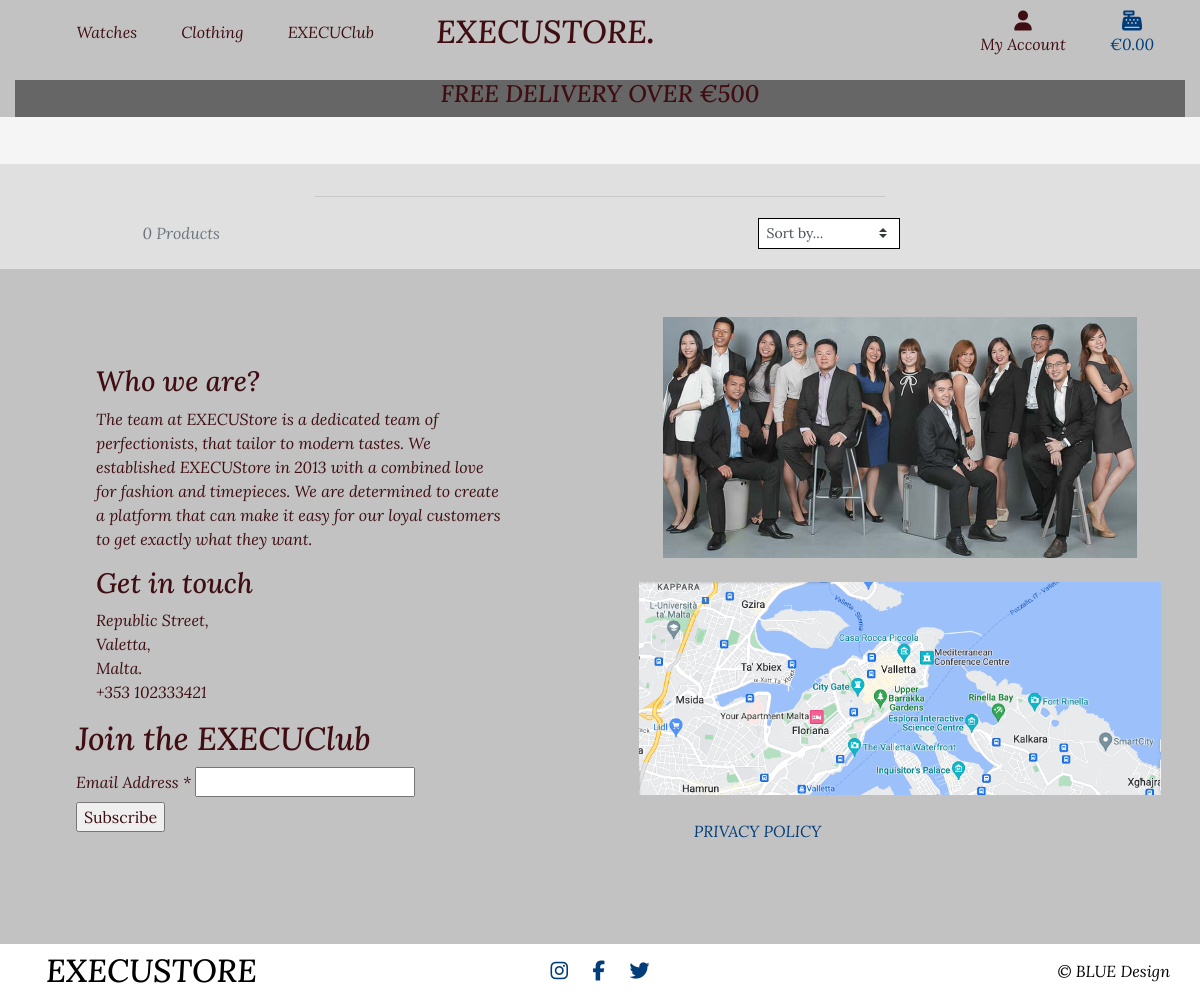
Before: /products/?category=watches with the older database file.
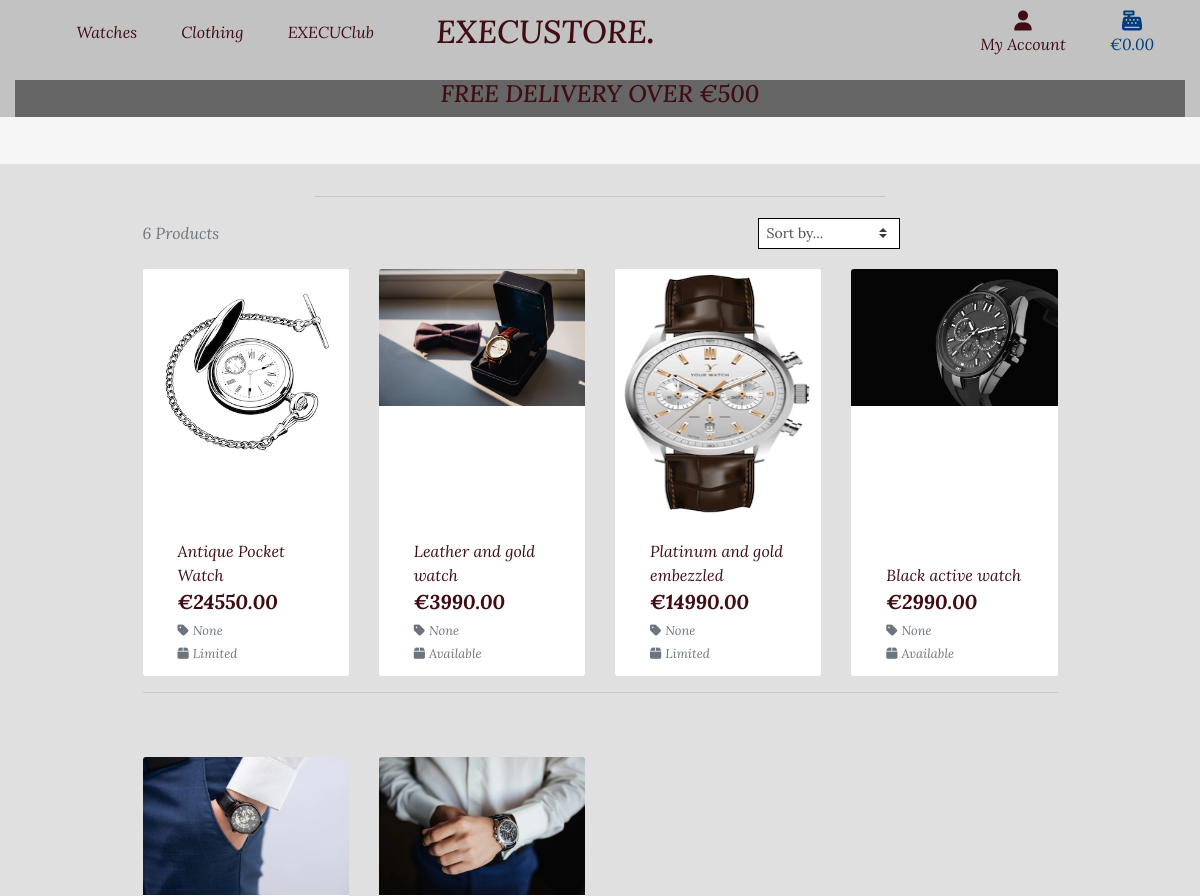
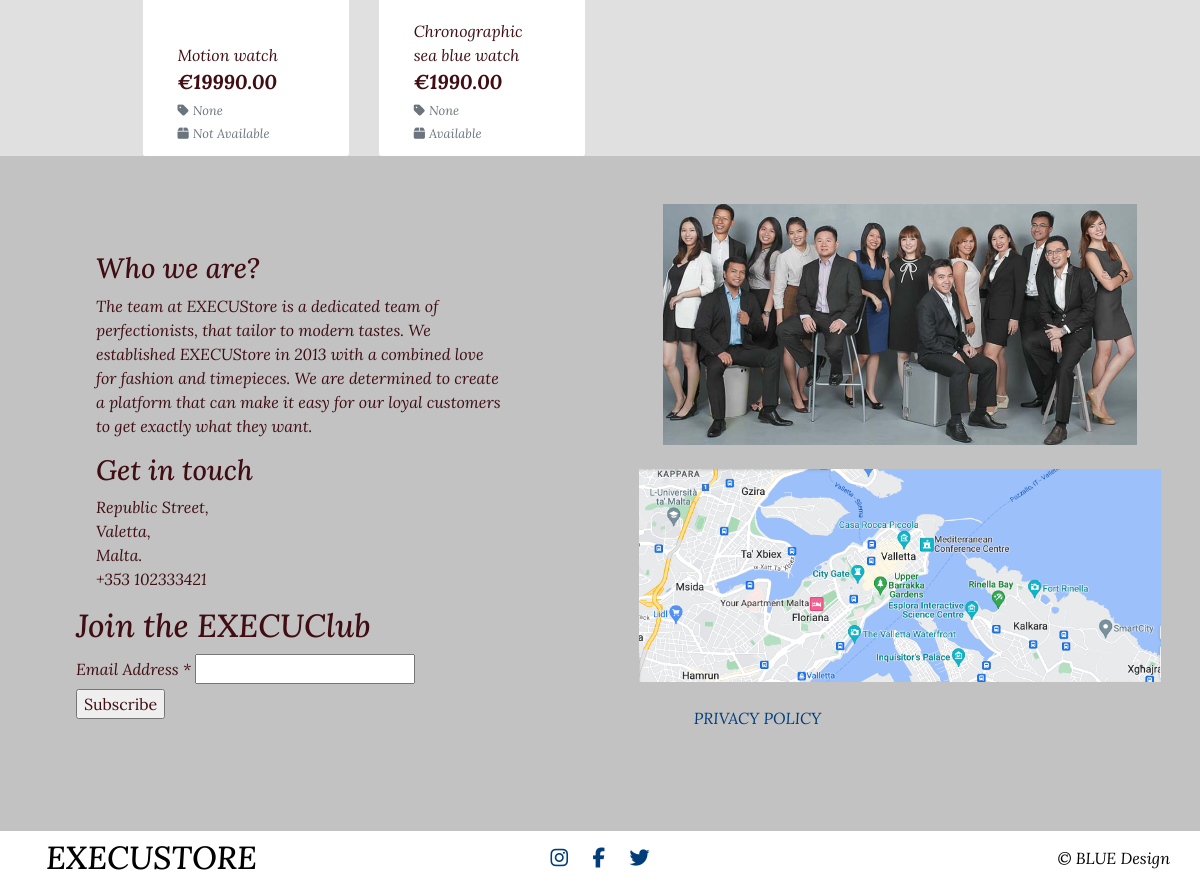
After: the same page with the newer database file (2 pictures, top to bottom).
### products/models.py (models this page shows, shortened)
class Product(models.Model):
    category = models.ForeignKey('Category', null=True, blank=True,
                                 on_delete=models.SET_NULL)
    name = models.CharField(max_length=255)
    product_id = models.CharField(max_length=254, null=True, blank=True)
    description = models.TextField()
    price = models.DecimalField(max_digits=15, decimal_places=2)
    availability = models.CharField(max_length=255)
    image_url = models.URLField(max_length=1024, null=True, blank=True)
    image = models.ImageField(null=True, blank=True)

class Category(models.Model):
    name = models.CharField(max_length=254)
    friendly_name = models.CharField(max_length=254, null=True, blank=True)

### products/views.py (the view, shortened to what this page needs)
# urls.py: path('', views.all_products, name='products'),
def all_products(request):
    product = Product.objects.all()
    query = None
    categories = None
    sort = None
    direction = None
    if request.GET:
        if 'category' in request.GET:
            categories = request.GET['category'].split(',')
            product = product.filter(category__name__in=categories)
            categories = Category.objects.filter(name__in=categories)
    current_sorting = f'{sort}_{direction}'
    context = {
        'products': product,
        'current_categories': categories,
        'search_term': query,
        'current_sorting': current_sorting,
    }
    product_page = 'products/products.html'
    return render(request, product_page, context)

### bag/contexts.py (called while the page is built, shortened)
def bag_contents(request):
    bag_items = []
    total = 0
    product_count = 0
    bag = request.session.get('bag', {})
    if total < settings.FREE_DELIVERY_THRESHOLD:
        delivery = total * Decimal(settings.STANDARD_DELIVERY_PERCENTAGE / 100)
        free_delivery_delta = settings.FREE_DELIVERY_THRESHOLD - total
    else:
        delivery = 0
        free_delivery_delta = 0
    grand_total = delivery + total
    context = {
        'bag_items': bag_items,
        'total': total,
        'product_count': product_count,
        'delivery': delivery,
        'free_delivery_delta': free_delivery_delta,
        'free_delivery_threshold': settings.FREE_DELIVERY_THRESHOLD,
        'grand_total': grand_total,
    }
    return context

### products/templates/products/products.html (shortened to what this page needs)
{% extends "base.html" %}
{% load static %}
{% block page_header %}
    <div class="container header-container">
    </div>
{% endblock %}
{% block content %}
    <div class="container-fluid backcolor">
        <div class="row">
            <div class="col text-center mt-3">
                <hr class="w-50 mb-1">
            </div>
        </div>
        <div class="row">
            <div class="product-container col-10 offset-1">
                <div class="row mt-1 mb-2">
                    <div class="col-12 col-md-4 my-auto order-md-last d-flex justify-content-right justify-content-md-end">
                        <div class="sort-select-wrapper w-50">
                            <select id="sort-selector" class="custom-select custom-select-sm rounded-0 border border-{% if current_sorting != 'None_None' %}info{% else %}black{% endif %}">
                                <option value="reset" {% if current_sorting == 'None_None' %}selected{% endif %}>Sort by...</option>
                            </select>
                        </div>
                    </div>
                    <div class="col-12 col-md-6 order-md-first">
                        <p class="text-muted mt-3 text-center text-md-left">
                            {{ products|length }} Products{% if search_term %} found for <strong>"{{ search_term }}"</strong>{% endif %}
                        </p>
                    </div>
                </div>
                <div class="row">
                    {% for product in products %}
                        <div class="col-sm-6 col-md-6 col-lg-4 col-xl-3">
                            <div class="card h-100 border-0">
                                <a href="{% url 'product_detail' product.id %}">
                                    <img class="card-img-top img-fluid size" src="{{ product.image.url }}" alt="{{ product.name }}">
                                </a>
                                <div class="card-body pb-0">
                                </div>
                                <div class="card-footer bg-white pt-0 border-0 text-left">
                                    <div class="row">
                                        <div class="col">
                                            <p class="mb-0">{{ product.name }}</p>
                                            <p class="lead mb-0 text-left font-weight-bold">€{{ product.price }}</p>
                                            {% if product.category %}
                                            <p class="small mt-1 mb-0">
                                                <a class="text-muted" href="{% url 'products' %}?category={{ product.category.name }}">
                                                    <i class="fas fa-light fa-tag mr-1"></i>{{ product.category.friendly_name }}
                                                </a>
                                            </p>
                                            {% endif %}
                                            {% if product.availability %}
                                                <small class="text-muted"><i class="fas fa-light fa-box mr-1"></i>{{ product.availability }}</small>
                                            {% else %}
                                                <small class="text-muted">Contact For Availability</small>
                                            {% endif %}
                                        </div>
                                    </div>
                                </div>
                            </div>
                        </div>
                        {% if forloop.counter|divisibleby:4 %}
                            <div class="col-12 d-none d-xl-block mb-5">
                                <hr>
                            </div>
                        {% endif %}
                {% endfor %}
            </div>
        </div>
        </div>
    </div>
{% endblock %}

Changed rows visible on the page:
now on this page (row edited): Product: image (picture), name "Antique Pocket Watch", price "24550.00", category.friendly_name "None", availability "Limited"
now on this page (row edited): Product: image (picture), name "Leather and gold watch", price "3990.00", category.friendly_name "None", availability "Available"
now on this page (row edited): Product: image (picture), name "Platinum and gold embezzled", price "14990.00", category.friendly_name "None", availability "Limited"
now on this page (row edited): Product: image (picture), name "Black active watch", price "2990.00", category.friendly_name "None", availability "Available"
now on this page (row edited): Product: image (picture), name "Motion watch", price "19990.00", category.friendly_name "None", availability "Not Available"
now on this page (row edited): Product: image (picture), name "Chronographic sea blue watch", price "1990.00", category.friendly_name "None", availability "Available"
Other visible differences:
{{ products|length }}: "0" → "6"
